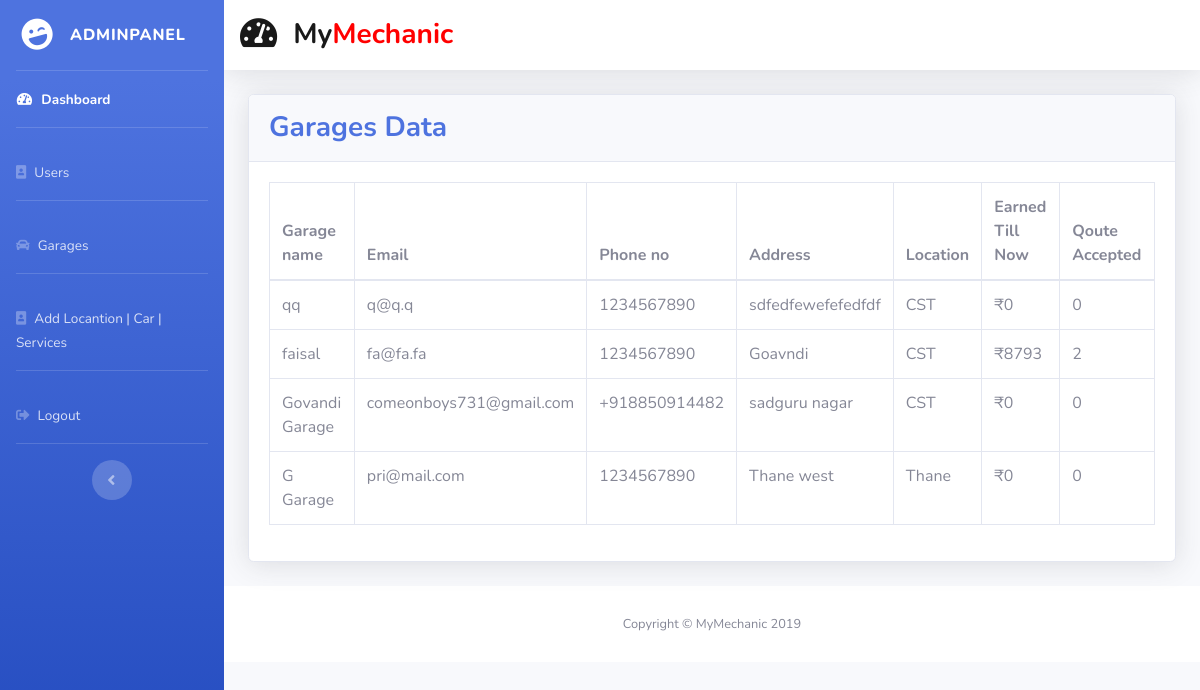
The app's page /admin/garages_data.php with its own data.
### tables this page shows
CREATE TABLE `garage_signup` (
  `garage_id` int(11) NOT NULL,
  `garage_name` varchar(50) NOT NULL,
  `garage_email` varchar(30) NOT NULL,
  `garage_phoneno` varchar(20) NOT NULL,
  `garage_pass` varchar(20) NOT NULL,
  `garage_add` varchar(200) NOT NULL,
  `location` varchar(100) NOT NULL,
  `log_in` varchar(10) NOT NULL
);

### admin/garages_data.php (the view, shortened to what this page needs)
<?php
include('includes/header.php');
include('includes/navbar.php');
include('DBconfig.php');
function get_totalEarning($gid)
{
  include('DBconfig.php');
  $garage_id = $gid;
  $query = "SELECT total FROM garage_history WHERE garage_id = $garage_id";
  $query_run = $conn->query($query);
  $grand = 0;
  foreach($query_run as $am)
  {
    $grand += $am['total'];
  }
  return $grand;
}
function get_accepted_qoute($gid)
{
  include('DBconfig.php');
  $garage_id = $gid;
  $query = "SELECT total FROM garage_history WHERE garage_id = $garage_id";
  $query_run = $conn->query($query);
  $row = mysqli_num_rows($query_run);
  return $row;
}
?>
<div class="container-fluid">
<div class="card shadow mb-4">
  <div class="card-header py-3">
    <h3 class="m-0 font-weight-bold text-primary">Garages Data
    </h3>
  </div>
  <div class="card-body">
    <div class="table-responsive">
    <?php
$query = "SELECT * FROM garage_signup";
$query_run = mysqli_query($conn, $query);
?>
<table class="table table-bordered" id="dataTable" width="100%" cellspacing="0">
<thead>
  <tr>
      <th> Garage name </th>
      <th>Email </th>
      <th>Phone no</th>
      <th>Address</th>
      <th>Location</th>
      <th>Earned Till Now</th>
      <th>Qoute Accepted</th>
  </tr>
</thead>
<tbody>
    <?php
    if(mysqli_num_rows($query_run) > 0)
    {
        while($row = mysqli_fetch_assoc($query_run))
        {
          ?>
      <tr>
        <td><?php  echo $row['garage_name']; ?></td>
        <td><?php  echo $row['garage_email']; ?></td>
        <td><?php  echo $row['garage_phoneno']; ?></td>
        <td><?php  echo $row['garage_add']; ?></td>
        <td><?php  echo $row['location']; ?></td>
        <td><?php echo "&#8377;".get_totalEarning($row['garage_id']); ?></td>
        <td> <?php echo get_accepted_qoute($row['garage_id']); ?></td>
      </tr>
      <?php
        }
    }
    else {
        echo "No Record Found";
    }
    ?>
        </tbody>
      </table>
    </div>
  </div>
</div>
</div>
<?php
include('includes/footer.php');
?>

### records on screen
garage_signup: garage_name "qq", garage_email "q@q.q", garage_phoneno "1234567890", garage_add "sdfedfewefefedfdf", location "CST", garage_id "0"
garage_signup: garage_name "faisal", garage_email "fa@fa.fa", garage_phoneno "1234567890", garage_add "Goavndi", location "CST", garage_id "8793", garage_id "2"
garage_signup: garage_name "Govandi Garage", garage_email "comeonboys731@gmail.com", garage_phoneno "+918850914482", garage_add "sadguru nagar", location "CST", garage_id "0"
garage_signup: garage_name "G Garage", garage_email "pri@mail.com", garage_phoneno "1234567890", garage_add "Thane west", location "Thane", garage_id "0"
